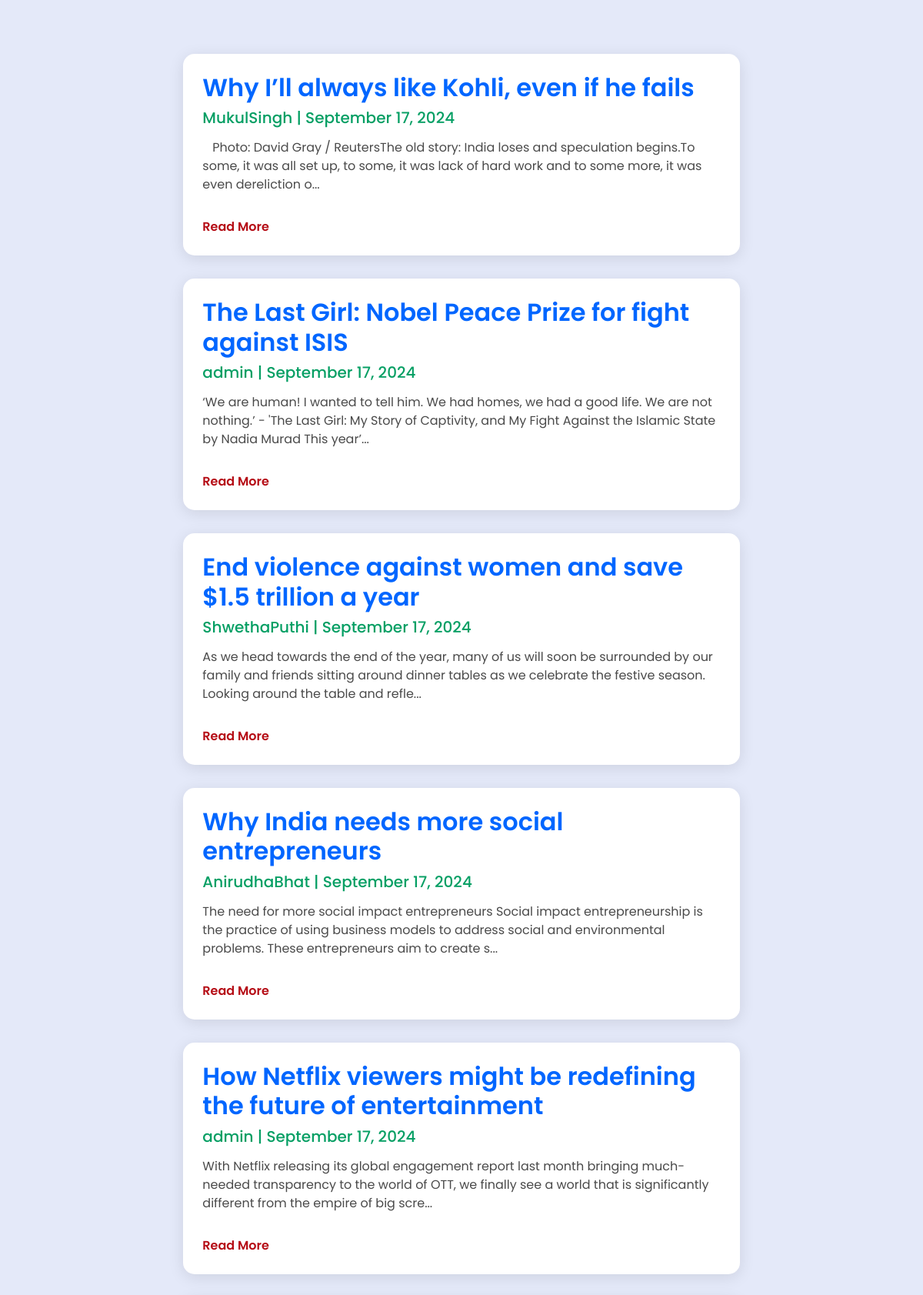
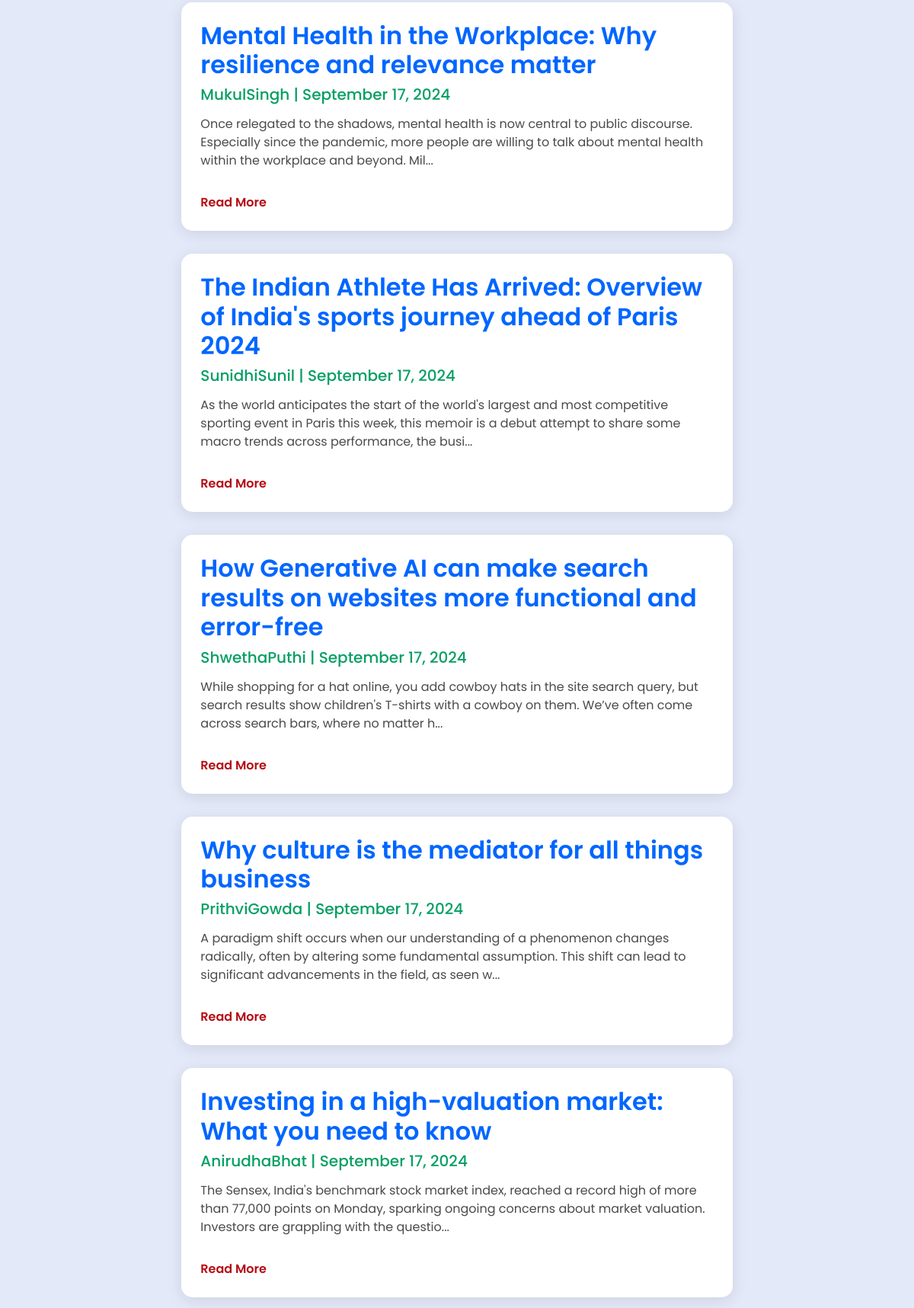
The page / (upper part) on the database its author committed (2 pictures, top to bottom).
### pook/models.py (models this page shows, shortened)
class Post(models.Model):
    title = models.CharField(max_length=300,unique=True)
    slug=models.SlugField(max_length=300,unique=True)
    author=models.ForeignKey(User,on_delete=models.CASCADE,related_name='pook_posts')
    content = models.TextField()
    updated_on=models.DateTimeField(auto_now=True)
    created_on=models.DateTimeField(auto_now_add=True)
    status=models.IntegerField(choices=STATUS,default=0)
    class Meta:
        ordering = ['-created_on']

### pook/views.py (the view)
# urls.py: path('',views.PostList.as_view(),name='home'),
class PostList(generic.ListView):
    queryset=Post.objects.filter(status=1).order_by('-created_on')
    template_name='pook/index.html'

### templates/pook/index.html (shortened to what this page needs)
<!DOCTYPE html>
<html lang="en">
<head>
    <link href="https://stackpath.bootstrapcdn.com/bootstrap/4.5.2/css/bootstrap.min.css" rel="stylesheet">
</head>
<body>
    <div class="container">
        <div class="row">
            <div class="col-md-8 offset-md-2">
                {% for post in post_list %}
                <div class="post-container">
                    <h1 class="post-title">{{ post.title }}</h1>
                    <h5 class="post-meta">{{ post.author }} | {{ post.created_on|date:"F d, Y" }}</h5>
                    <p class="post-content">{{ post.content | striptags | safe | slice:"200" }}...</p>
                    <a href="{% url 'post_detail' post.slug %}" class="read-more">Read More</a>
                </div>
                {% endfor %}
            </div>
        </div>
    </div>
</body>
</html>

### templates/pook/index.html (style rules this page uses)
body { background-color: #e4e9f9; font-family: 'Poppins', sans-serif; overflow-x: hidden; }
.container { margin-top: 50px; padding: 20px; position: relative; }
.post-container { background-color: #ffffff; padding: 25px; border-radius: 15px; box-shadow: 0 4px 20px rgba(0, 0, 0, 0.1); margin-bottom: 30px; transition: transform 0.3s, box-shadow 0.3s; }
.post-title { font-size: 2rem; font-weight: 600; color: #06f; transition: color 0.3s; }
.post-meta { color: #069f64; margin-bottom: 15px; }
.post-content { color: #4a4a4a; }
.read-more { color: #b50c15; font-weight: 600; text-decoration: none; display: inline-block; margin-top: 15px; position: relative; }
html { scroll-behavior: smooth; }

### rows shown on the page
Post: title "Why I’ll always like Kohli, even if he fails", author "MukulSingh", created_on "September 17, 2024", content "Photo: David Gray / ReutersThe old story: India loses and speculation begins.To some, it was all set up, to some, it was lack of hard work and to some more, it was even dereliction o"
Post: title "The Last Girl: Nobel Peace Prize for fight against ISIS", author "admin", created_on "September 17, 2024", content "‘We are human! I wanted to tell him. We had homes, we had a good life. We are not nothing.’ - 'The Last Girl: My Story of Captivity, and My Fight Against the Islamic State by Nadia Murad This year’"
Post: title "End violence against women and save $1.5 trillion a year", author "ShwethaPuthi", created_on "September 17, 2024", content "As we head towards the end of the year, many of us will soon be surrounded by our family and friends sitting around dinner tables as we celebrate the festive season. Looking around the table and refle"
Post: title "Why India needs more social entrepreneurs", author "AnirudhaBhat", created_on "September 17, 2024", content "The need for more social impact entrepreneurs Social impact entrepreneurship is the practice of using business models to address social and environmental problems. These entrepreneurs aim to create s"
Post: title "How Netflix viewers might be redefining the future of entertainment", author "admin", created_on "September 17, 2024", content "With Netflix releasing its global engagement report last month bringing much-needed transparency to the world of OTT, we finally see a world that is significantly different from the empire of big scre"
Post: title "Mental Health in the Workplace: Why resilience and relevance matter", author "MukulSingh", created_on "September 17, 2024", content "Once relegated to the shadows, mental health is now central to public discourse. Especially since the pandemic, more people are willing to talk about mental health within the workplace and beyond. Mil"
Post: title "The Indian Athlete Has Arrived: Overview of India's sports journey ahead of Paris 2024", author "SunidhiSunil", created_on "September 17, 2024", content "As the world anticipates the start of the world's largest and most competitive sporting event in Paris this week, this memoir is a debut attempt to share some macro trends across performance, the busi"
Post: title "How Generative AI can make search results on websites more functional and error-free", author "ShwethaPuthi", created_on "September 17, 2024", content "While shopping for a hat online, you add cowboy hats in the site search query, but search results show children's T-shirts with a cowboy on them. We’ve often come across search bars, where no matter h"
Post: title "Why culture is the mediator for all things business", author "PrithviGowda", created_on "September 17, 2024", content "A paradigm shift occurs when our understanding of a phenomenon changes radically, often by altering some fundamental assumption. This shift can lead to significant advancements in the field, as seen w"
Post: title "Investing in a high-valuation market: What you need to know", author "AnirudhaBhat", created_on "September 17, 2024", content "The Sensex, India's benchmark stock market index, reached a record high of more than 77,000 points on Monday, sparking ongoing concerns about market valuation. Investors are grappling with the questio"
